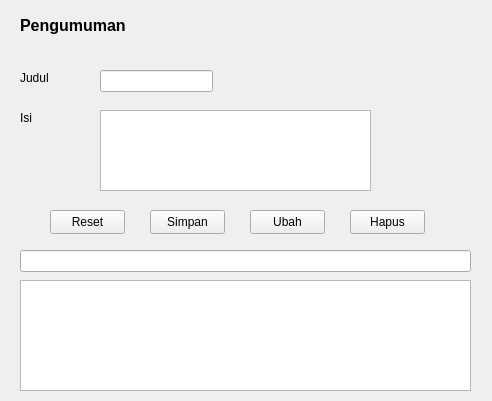
<?xml version="1.0" encoding="UTF-8"?>
<ui version="4.0">
 <class>Form</class>
 <widget class="QWidget" name="Form">
  <property name="geometry">
   <rect>
    <x>0</x>
    <y>0</y>
    <width>492</width>
    <height>401</height>
   </rect>
  </property>
  <property name="windowTitle">
   <string>Form</string>
  </property>
  <widget class="QLabel" name="label">
   <property name="geometry">
    <rect>
     <x>20</x>
     <y>10</y>
     <width>121</width>
     <height>31</height>
    </rect>
   </property>
   <property name="font">
    <font>
     <pointsize>12</pointsize>
     <bold>true</bold>
    </font>
   </property>
   <property name="text">
    <string>Pengumuman</string>
   </property>
  </widget>
  <widget class="QTableView" name="tablePengumuman">
   <property name="geometry">
    <rect>
     <x>20</x>
     <y>280</y>
     <width>451</width>
     <height>111</height>
    </rect>
   </property>
  </widget>
  <widget class="QLabel" name="label_2">
   <property name="geometry">
    <rect>
     <x>20</x>
     <y>70</y>
     <width>49</width>
     <height>16</height>
    </rect>
   </property>
   <property name="text">
    <string>Judul</string>
   </property>
  </widget>
  <widget class="QLabel" name="label_3">
   <property name="geometry">
    <rect>
     <x>20</x>
     <y>110</y>
     <width>49</width>
     <height>16</height>
    </rect>
   </property>
   <property name="text">
    <string>Isi</string>
   </property>
  </widget>
  <widget class="QLineEdit" name="lineJudul">
   <property name="geometry">
    <rect>
     <x>100</x>
     <y>70</y>
     <width>113</width>
     <height>22</height>
    </rect>
   </property>
  </widget>
  <widget class="QTextEdit" name="textEdit">
   <property name="geometry">
    <rect>
     <x>100</x>
     <y>110</y>
     <width>271</width>
     <height>81</height>
    </rect>
   </property>
  </widget>
  <widget class="QPushButton" name="pushSimpan">
   <property name="geometry">
    <rect>
     <x>150</x>
     <y>210</y>
     <width>75</width>
     <height>24</height>
    </rect>
   </property>
   <property name="text">
    <string>Simpan</string>
   </property>
  </widget>
  <widget class="QPushButton" name="pushUbah">
   <property name="geometry">
    <rect>
     <x>250</x>
     <y>210</y>
     <width>75</width>
     <height>24</height>
    </rect>
   </property>
   <property name="text">
    <string>Ubah</string>
   </property>
  </widget>
  <widget class="QPushButton" name="pushHapus">
   <property name="geometry">
    <rect>
     <x>350</x>
     <y>210</y>
     <width>75</width>
     <height>24</height>
    </rect>
   </property>
   <property name="text">
    <string>Hapus</string>
   </property>
  </widget>
  <widget class="QPushButton" name="pushReset">
   <property name="geometry">
    <rect>
     <x>50</x>
     <y>210</y>
     <width>75</width>
     <height>24</height>
    </rect>
   </property>
   <property name="text">
    <string>Reset</string>
   </property>
  </widget>
  <widget class="QLineEdit" name="lineCari">
   <property name="geometry">
    <rect>
     <x>20</x>
     <y>250</y>
     <width>451</width>
     <height>22</height>
    </rect>
   </property>
  </widget>
 </widget>
 <resources/>
 <connections/>
</ui>
